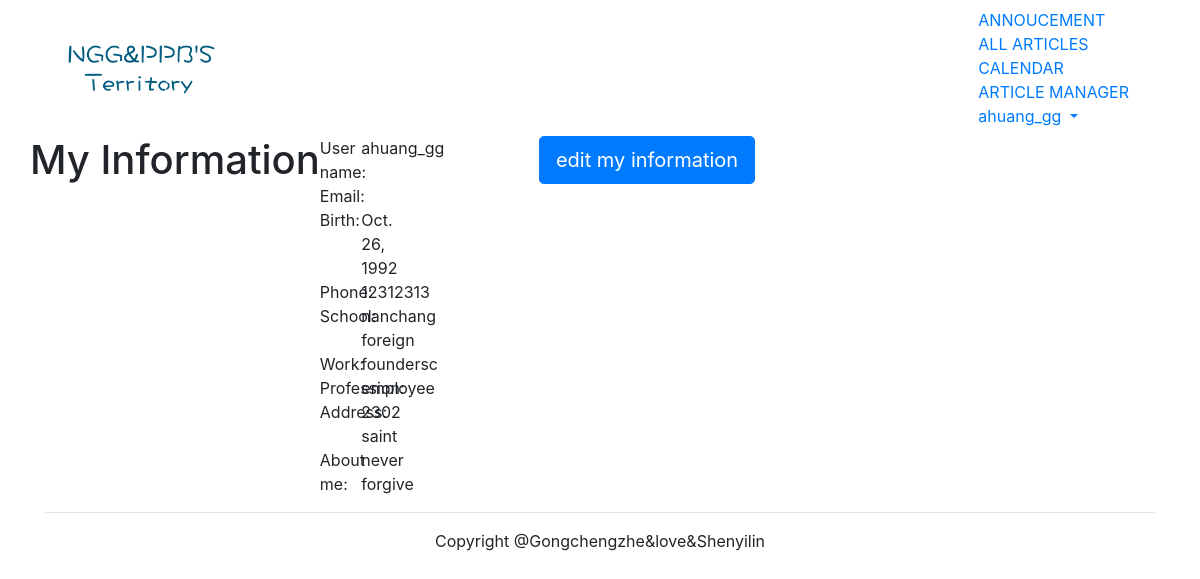
Page /account/my-information/ (signed in) on the committed database.
### account/models.py (models this page shows, shortened)
class UserProfile(models.Model):
     user=models.OneToOneField(User,unique=True)
     birth=models.DateField(blank=True,null=True)
     phone=models.CharField(max_length=20,null=True)

class UserInfo(models.Model):
	user=models.OneToOneField(User,unique=True)
	school=models.CharField(max_length=100,blank=True)
	company=models.CharField(max_length=100,blank=True)
	profession=models.CharField(max_length=100,blank=True)
	address=models.CharField(max_length=100,blank=True)
	aboutme=models.CharField(max_length=500,blank=True)

### account/views.py (the view)
@login_required(login_url='/account/login/')
def myself(request):
	user=User.objects.get(username=request.user.username)
	userprofile=UserProfile.objects.get(user=user)
	userinfo=UserInfo.objects.get(user=user)
	return render(request,"account/myself.html",{"user":user,"userinfo":userinfo,"userprofile":userprofile})

### templates/account/myself.html (shortened to what this page needs)
{% extends "base.html" %}
{% block content %}
<div class="row text-center vertical-middle-sm">
	<h1>My Information</h1>
	<div class="row">
		<div class="col-md-6">
			<div class="row">
				<div class="col-md-4 text-right"><span>User name:</span></div>
				<div class="col-md-8 text-left">{{user.username}}</div>
			</div>
			<div class="row">
				<div class="col-md-4 text-right"><span>Email:</span></div>
				<div class="col-md-8 text-left">{{user.email}}</div>
			</div>
			<div class="row">
				<div class="col-md-4 text-right"><span>Birth:</span></div>
				<div class="col-md-8 text-left">{{userprofile.birth}}</div>
			</div>
			<div class="row">
				<div class="col-md-4 text-right"><span>Phone:</span></div>
				<div class="col-md-8 text-left">{{userprofile.phone}}</div>
			</div>
			<div class="row">
				<div class="col-md-4 text-right"><span>School:</span></div>
				<div class="col-md-8 text-left">{{userinfo.school}}</div>
			</div>
			<div class="row">
				<div class="col-md-4 text-right"><span>Work:</span></div>
				<div class="col-md-8 text-left">{{userinfo.company}}</div>
			</div>
			<div class="row">
				<div class="col-md-4 text-right"><span>Profession:</span></div>
				<div class="col-md-8 text-left">{{userinfo.profession}}</div>
			</div>
			<div class="row">
				<div class="col-md-4 text-right"><span>Address:</span></div>
				<div class="col-md-8 text-left">{{userinfo.address}}</div>
			</div>
			<div class="row">
				<div class="col-md-4 text-right"><span>About me:</span></div>
				<div class="col-md-8 text-left">{{userinfo.aboutme}}</div>
			</div>
		</div>
	</div>
	<div>
	<a href="{% url 'account:edit_my_information'%}"<button class="btn btn-primary btn-lg">edit my information</button></a>
    </div>
</div>
{% endblock %}

### templates/header.html (shortened to what this page needs)
{% load staticfiles %}
<div class="container">
   <nav class="navbar navbar-default" role="navigation">
      <div class="navbar-header">
          <a class="navbar-brand" href="{% url 'home' %}"><img src="{% static '/images/logo_blue.png' %}" width="160px"></a>
      </div>
      <div>
         <ul class="nav navbar-nav" role="navigation">
              <li><a href="{%url 'blog:blog_title'%}">ANNOUCEMENT</a></li>
	       </ul>
	       <ul class="nav navbar-nav navbar-right" style="margin-right:10px">
               {% if user.is_authenticated %}
               <li><a href="{% url 'article:article_titles' %}">ALL ARTICLES</a></li>
               <li><a href="{% url 'truecalendar:show_calendar' %}">CALENDAR</a></li>
               <li><a href="{% url 'article:article_column' %}">ARTICLE MANAGER</a></li>
               <li class="dropdown">
                 <a href="#" class="dropdown-toggle" data-toggle="dropdown">
                     {{ user.username }}
                 </a>
              </li>
               {% else %}
	             <li><a href="{% url 'account:user_login' %}">LOGIN</a></li>
               {% endif %}
	      </ul>
      </div>
    </nav>
</div>

### rows in the picture
UserProfile: birth "Oct. 26, 1992", phone "12312313"
UserInfo: school "nanchang foreign", company "foundersc", profession "employee", address "2302 saint", aboutme "never forgive"

### other values in the picture
{{ user.username }} "ahuang_gg"
